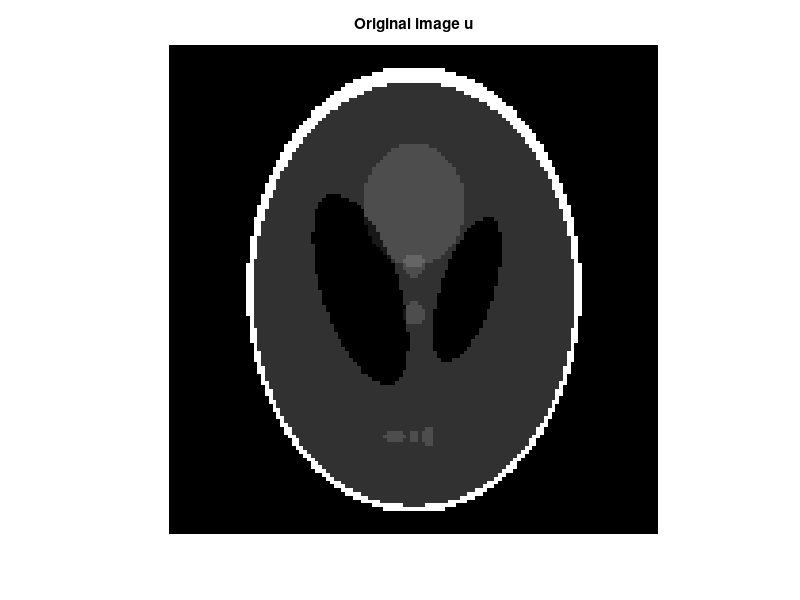
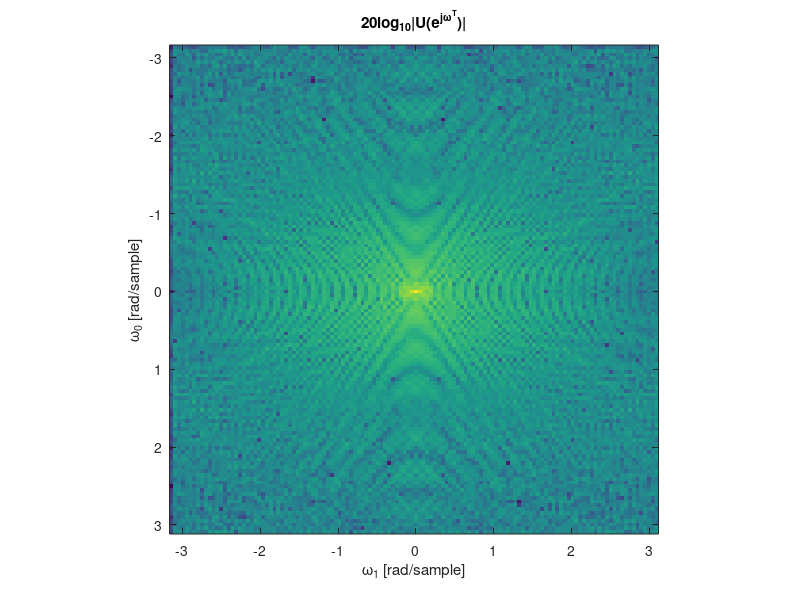

Write the MATLAB code that produced these figures, in order. (Note: this script raises an error after producing the figures.)
%% Sample 12-2
%% 画像復元
% フィルタ補正逆投影法 (FBP)
% 
% 画像処理特論
% 
% 村松 正吾 
% 
% 動作確認: MATLAB R2023a
%% Image restoration
% Filtered backprojection (FBP)
% 
% Advanced Topics in Image Processing
% 
% Shogo MURAMATSU
% 
% Verified: MATLAB R2023a
% 準備
% (Preparation)

clear 
close all
% パラメータ設定
% (Parameter settings)

nSlices = 180;
lambda = 10^-5
%% 断層スライス画像の生成
% (Creation of tomographic slice images)
%% 
% * $u(\mathbf{p}), \mathbf{p}\in\mathbb{R}^2$: 原画像 (Original image)
%% 
% PHANTOM関数を利用して改良型シェップ ローガン頭部ファントム画像 $\mathbf{u}$ を作成して表示 (Create the modified 
% Shepp-Logan head phantom image by using function PHATOM and display it.)

u = phantom(128); 
figure(1)
imshow(u)
title('Original image u')
% 2変量DFT 
% (Bivariate DFT)
% 
% $$U[\mathbf{k}]=U(e^{j\mathbf{\omega}^T})|_{\mathbf{\omega}=2\pi\mathbf{Q}^{-T}\mathbf{k}$$

nPointsQ = 2.^nextpow2(size(u));
U = fftn(u,nPointsQ);
figure(2)
w0 = linspace(-pi,pi-2*pi/nPointsQ(2),nPointsQ(2));
w1 = linspace(-pi,pi-2*pi/nPointsQ(1),nPointsQ(1));
imagesc(w1,w0,fftshift(20*log10(abs(U))));
axis square
ylabel('\omega_0 [rad/sample]')
xlabel('\omega_1 [rad/sample]')
title('20log_{10}|U(e^{j{\bf\omega}^T})|')
ax = gca;
ax.YLim = [-pi pi];
ax.XLim = [-pi pi];
ax.YTick = [-pi 0 pi];
ax.YTickLabel = { '-\pi', '0', '\pi'};
ax.XTick = [-pi 0 pi];
ax.XTickLabel = { '-\pi', '0', '\pi'};
% ラドン変換
% (Radon transform)
% 
% $$\mathrm{r}_{u}(x, \theta)=\int_{\mathbb{R}} u\left(x {\bf \theta}+y {\bf 
% \theta}^{\perp}\right) d y$$
% 
% ただし，(where)
%% 
% * $\mathbf{\theta}=(\cos \theta, \sin \theta)^{T}$
% * $\mathbf{\theta}^{\perp}=(-\sin \theta, \cos \theta)^{T}$
%% 
% RADON関数を利用 (Use function RADON)

thetaset = linspace(0,180-180/nSlices,nSlices);
[r,p] = radon(u,thetaset);
%% 
% サイノグラムの表示 (Show sinogram)

figure(3)
imshow(r,[],'Xdata',thetaset,'Ydata',p,'InitialMagnification','fit')
xlabel('\theta (degrees)')
ylabel('x')
title('Sinogram r_u(x,\theta)')
colormap(gca,hot), colorbar
iptsetpref('ImshowAxesVisible','off')
% スライスの単変量DFT
% (Univariate DFT of each slice)
% 
% 中央スライス定理(Central slice theorem)
% 
% $$R_u(j\Omega_x,\theta)=U(j(\sin\theta\ \cos\theta)^T\Omega_x)$$
% 
% ※座標を垂直, 水平の順序で表示していることに注意 (NOTE that  the coordinates are shown in vertical 
% and horizontal order.)
% 
% DFTでの解釈 (Interpretation as DFT)
% 
% $$R_{u,\theta}[k]=R_u(e^{j\omega},\theta)|_{\omega=2\pi k/N}=U(e^{j\mathbf{\omega}^T})|_{\mathbf{\omega}=\left(\begin{array}{c}\sin\theta 
% \\ \cos\theta\end{array}\right)2\pi k/N$$

nPoints = 2^nextpow2(max([size(U,1) length(p)]));
rc = circshift(padarray(r,nPoints-size(r,1),'post'),p(1));
R = fft(rc,nPoints,1);
%% 
% スライス毎のスペクトルの表示 (Display of spectra for each slice)

figure(4)
wx = linspace(-pi,pi-2*pi/nPoints,nPoints);
imagesc(thetaset,wx,fftshift(20*log10(abs(R)),1))
ylabel('\omega_x [rad/sample]')
xlabel('\theta (degrees)')
title('20log_{10}|R(e^{j\omega_x},\theta)|')
ax = gca;
ax.YLim = [-pi pi];
ax.YTick = [-pi 0 pi];
ax.YTickLabel = { '-\pi', '0', '\pi'};
iptsetpref('ImshowAxesVisible','off')
% 逆ラドン変換
% (Inverse radon transform)
% 問題設定 (Problem setting)
% $$\hat{\mathbf{u}}=\arg\min_\mathbf{u}\frac{1}{2}\left\|\left(\begin{array}{c}\mathbf{r}_{\theta_0} 
% \\\mathbf{r}_{\theta_1} \\\vdots \\\mathbf{r}_{\theta_{I-1}} \end{array}\right)-\left(\begin{array}{c}\mathbf{W}_1^{-1}\mathbf{S}_{\downarrow\theta_0} 
% \\\mathbf{W}_1^{-1}\mathbf{S}_{\downarrow\theta_1}  \\\vdots \\\mathbf{W}_1^{-1}\mathbf{S}_{\downarrow\theta_{I-1}} 
% \end{array}\right)\mathbf{W}_2\mathbf{u}\right\|_2^2+\frac{\lambda}{2}\|\mathbf{\nabla}\mathbf{u}\|_2^2$$
% 
% ただし，(where)
%% 
% * $\mathbf{u}\in\mathbb{R}^N$: Vectorized expression of discretized array 
% of $u(\mathbf{p})$ 
% * $\mathbf{r}_{\theta_i}\in\mathbb{R}^m$: Vectorized expression of discretized 
% slice line of $r_u(x,\theta)$
% * $\mathbf{W}_d$: $d$-dimensional DFT matrix
% * $\mathbf{S}_{\downarrow\theta_i}$: Slice operator for direction $\theta_i$
% * $\mathbf{\nabla}$: Gradient operator
% 解 (Solution)
% $$\widehat{\mathbf{u}}=\mathbf{W}_{2}^{-1}\left(\left(\sum_{i=0}^{I-1} \mathbf{S}_{\downarrow 
% \theta_{i}}^{T} \mathbf{S}_{\downarrow \theta_{i}}\right)+\frac{m}{N} \lambda 
% \mathbf{W}_{2} \mathbf{\nabla}^{T} \mathbf{\nabla W}_{2}^{-1}\right)^{-1}\left(\sum_{i=0}^{I-1} 
% \mathbf{S}_{\downarrow \theta_{i}}^{T} \mathbf{W}_{1} \mathbf{r}_{\theta_{i}}\right)$$
% 
% $$\stackrel{\mathrm{DFT}}{\longleftrightarrow} \mathrm{U}[\mathbf{k}]=\left(S_{\uparrow 
% \downarrow}[\mathbf{k}]+\frac{m}{N} \lambda\left(\left|\mathrm{G}_{0}[\mathbf{k}]\right|^{2}+\left|\mathrm{G}_{1}[\mathbf{k}]\right|^{2}\right)\right)^{-1}\left(\sum_{i=0}^{I-1} 
% \mathrm{R}_{\theta_{i}}[\mathbf{k}]\right)$$
%% 
% * $G_0[\mathbf{k}]$: DFT of 1st-order difference filter in vertical direction
% * $G_1[\mathbf{k}]$: DFT of 1st-order difference filter in horizontal direction

% Accumuration of backprojected spectrum Rθi[k]
SR = zeros(nPoints+1);
% Accumuration of slice lines in frequency domain
SS = zeros(nPoints+1);
% Zero array
S0 = zeros(nPoints+1);
S1 = S0;
S1(1,:) = 1;
for iSlice = 1:length(thetaset)
    theta = thetaset(iSlice);
    Si = S0;
    Si(1,:) = [R(:,iSlice).' 0];
    SR = SR + imrotate(fftshift(Si),theta,'crop');
    SS = SS + imrotate(fftshift(S1,1),theta,'crop');
end
SR = ifftshift(SR(1:end-1,1:end-1));
SS = ifftshift(SS(1:end-1,1:end-1));
%% 
% 累積スライスラインの表示 (Display accumulated slice lines)

figure(5)
[k0,k1] = ndgrid(linspace(-pi,pi-2*pi/nPoints,nPoints));
surf(k0,k1,fftshift(SS),'EdgeColor','none')
ylabel('\omega_0 [rad/sample]')
xlabel('\omega_1 [rad/sample]')
title('S_{\uparrow\downarrow}[{\bfk}]')
ax = gca;
ax.YDir = 'reverse';
ax.YLim = [-pi pi];
ax.XLim = [-pi pi];
ax.YTick = [-pi 0 pi];
ax.YTickLabel = { '-\pi', '0', '\pi'};
ax.XTick = [-pi 0 pi];
ax.XTickLabel = { '-\pi', '0', '\pi'};
%% 
% 逆投影スペクトルの表示 (Display of backprojected spectrum)

figure(6)
imagesc(w0,w1,fftshift(20*log10(abs(SR))))
axis square
ylabel('\omega_0 [rad/sample]')
xlabel('\omega_1 [rad/sample]')
title('S_{\uparrow\downarrow}[{\bfk}]')
ax = gca;
ax.YDir = 'reverse';
ax.YLim = [-pi pi];
ax.XLim = [-pi pi];
ax.YTick = [-pi 0 pi];
ax.YTickLabel = { '-\pi', '0', '\pi'};
ax.XTick = [-pi 0 pi];
ax.XTickLabel = { '-\pi', '0', '\pi'};
iptsetpref('ImshowAxesVisible','off')
% 勾配フィルタのパワースペクトル 
% (Power spectrum of gradient filter)
% 
% $$\mathbf{\nabla}^T\mathbf{\nabla}\stackrel{\mathrm{DFT}}{\longleftrightarrow} 
% \left|\mathrm{G}_{0}[\mathbf{k}]\right|^{2}+\left|\mathrm{G}_{1}[\mathbf{k}]\right|^{2}$$
% 
% ソーベルフィルタを利用 (Adopt Sobel filter)

g0 = fspecial('sobel');
g1 = g0.';
GG = abs(fftn(g0,nPoints*[1 1])).^2+abs(fftn(g1,nPoints*[1 1])).^2;
LL = nPoints*GG;
%% 
% パワースペクトルの表示 (Display the power spectrum)

figure(7)
mesh(k1,k0,fftshift(GG))
ylabel('\omega_0 [rad/sample]')
xlabel('\omega_1 [rad/sample]')
title('|G_0|^2+|G_1|^2')
ax = gca;
ax.YDir = 'reverse';
ax.YLim = [-pi pi];
ax.XLim = [-pi pi];
ax.YTick = [-pi 0 pi];
ax.YTickLabel = { '-\pi', '0', '\pi'};
ax.XTick = [-pi 0 pi];
ax.XTickLabel = { '-\pi', '0', '\pi'};
% 画像再構成
% (Image reconstuction)
% 
% 零割を避けるために分母に EPS を加算 (Add EPS to the denominator to avoid dividing by zero.)

figure(8)
% FBP w/ regulalization
Ur = SR./(SS+lambda*LL+eps);
ur = circshift(real(ifft2(Ur)),size(u)/2);
ur = ur(1:size(u,1),1:size(u,2));
subplot(1,3,1)
imshow(ur,[])
title('FBP w/ regulalization')

% FBP w/o regulalization
Uo = SR./(SS+eps);
uo = circshift(real(ifft2(Uo)),size(u)/2);
uo = uo(1:size(u,1),1:size(u,2));
subplot(1,3,2)
imshow(uo,[])
title('FBP w/o regularization')

% BP w/o filtering
ub = circshift(real(ifft2(SR)),size(u)/2);
ub = ub(1:size(u,1),1:size(u,2));
subplot(1,3,3)
imshow(ub,[])
title('BP w/o filtering')
% IRADON関数
% (Functon IRADON)
% 
% 逆ラドン変換を行うMATLAB関数IRADONの利用例 (An example of using the MATLAB function IRADON 
% to perform the inverse radon transformation)
% 
% Perform filtered backprojection.

I1 = iradon(r,thetaset);
%% 
% Perform unfiltered backprojection.

I2 = iradon(r,thetaset,'linear','none');
%% 
% Display the reconstructed images.

figure(9)
subplot(1,2,1)
imshow(I1,[])
title('Filtered Backprojection')
subplot(1,2,2)
imshow(I2,[])
title('Unfiltered Backprojection')
%% 
% © Copyright, Shogo MURAMATSU, All rights reserved.